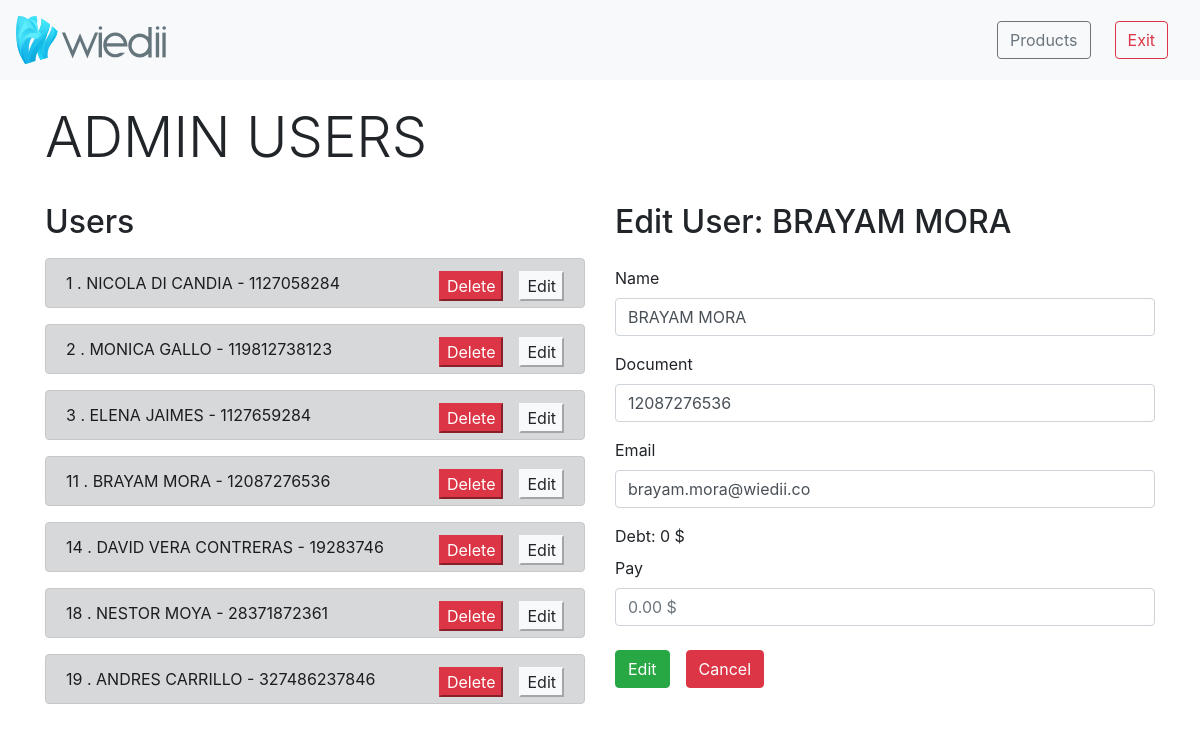
The page /adminUsers.php?id=11 (signed in) on the database its author committed.
### tables this page shows
CREATE TABLE `users` (
  `id` int(3) NOT NULL,
  `name` varchar(255) NOT NULL,
  `document` varchar(255) NOT NULL,
  `email` varchar(255) NOT NULL,
  `finger` varchar(200) DEFAULT NULL,
  `password` varchar(25) DEFAULT NULL,
  `debt` int(6) DEFAULT '0'
);

### adminUsers.php (the view, shortened to what this page needs)
<?php
include_once 'conection.php';
$sql_reader = 'SELECT * FROM users';
$gsent = $pdo->prepare($sql_reader);
$gsent->execute();
$result = $gsent->fetchAll();
if ($_POST) {
  $name = $_POST['name'];
  $document = $_POST['document'];
  $email = $_POST['email'];
  $sql_add = 'INSERT INTO users (name,document,email) VALUES (?,?,?)';
  $sentence_add = $pdo->prepare($sql_add);
  $sentence_add->execute(array($name, $document, $email));
  header('location:adminUsers.php');
} else
  if ($_GET) {
    $id = $_GET['id'];
    $sql_unique = 'SELECT * FROM users WHERE id=?';
    $gsent_unique = $pdo->prepare($sql_unique);
    $gsent_unique->execute(array($id));
    $result_unique = $gsent_unique->fetch();
    $nameU = $result_unique['name'];
    $nameU = strtoupper($nameU);
  }
?>
<!doctype html>
<html lang="en">
<head>
  <div class="bootstrap">
    <link rel="stylesheet" href="css/bootstrap.min.css">
    <nav class="navbar navbar-light bg-light">
      <a class="navbar-brand">
        <img src="util/mainlogoW.svg" width="50%" height="50%" class="d-inline-block align-top" alt="">
      </a>
      <u class="navbar">
        <a href="adminProducts.php" class="navbar-brand">
          <button class="btn btn-outline-secondary mr-2">Products</button>
        </a>
        <a href="logoutAdmin.php">
          <button type="button" class="btn btn-outline-danger">Exit</button>
        </a>
      </u>
    </nav>
</head>
<body>
  <div class="container mt-4">
    <h1 class="display-4">ADMIN USERS</h1>
    <div class="row">
      <div class="col-md-6 mt-4">
        <h2>Users</h2>
        <?php foreach ($result as $data) : ?>
          <div class="alert alert-dark text-uppercase mt-3" role="alert">
            <?php echo $data['id']; ?>
            .
            <?php echo $data['name']; ?>
            -
            <?php echo $data['document']; ?>
            <a href="adminUsers.php?id=<?php echo $data['id']; ?>">
              <button class="btn-light float-right">Edit</button>
            </a>
            <a href="deleteUser.php?id=<?php echo $data['id']; ?>">
              <button class="btn-danger mr-3 float-right">Delete</button>
            </a>
          </div>
        <?php endforeach ?>
      </div>
      <div class="col-md-6 mt-4">
        <?php if ($_GET) : ?>
          <form method="GET" action="editUser.php">
            <h2>Edit User: <?php echo $nameU ?></h2>
            <label class="mt-3">Name</label>
            <input type="text" class="form-control text-uppercase" name="name" value="<?php echo $result_unique['name'] ?>" required>
            <label class="mt-3">Document</label>
            <input type="number" class="form-control" name="document" value="<?php echo $result_unique['document'] ?>" requiered>
            <label class="mt-3">Email</label>
            <input type="text" class="form-control" name="email" value="<?php echo $result_unique['email'] ?>" required>
            <label class="mt-3">Debt: <?php echo $result_unique['debt'] ?> $</label>
            <br>
            <label>Pay</label>
            <input type="number" class="form-control" name="pay" placeholder="0.00 $">
            <button class="btn btn-success mt-4 float-left">Edit</button>
          </form>
          <a href="adminUsers.php">
            <button class="btn btn-danger mt-4 ml-3 float">Cancel</button>
          </a>
        <?php endif ?>
      </div>
    </div>
  </div>
</body>
</html>

### rows shown on the page
users: id "1", name "NICOLA DI CANDIA", document "1127058284"
users: id "2", name "MONICA GALLO", document "119812738123"
users: id "3", name "ELENA JAIMES", document "1127659284"
users: id "11", name "BRAYAM MORA", document "12087276536", name "Brayam Mora", email "brayam.mora@wiedii.co", debt "0"
users: id "14", name "DAVID VERA CONTRERAS", document "19283746"
users: id "18", name "NESTOR MOYA", document "28371872361"
users: id "19", name "ANDRES CARRILLO", document "327486237846"
